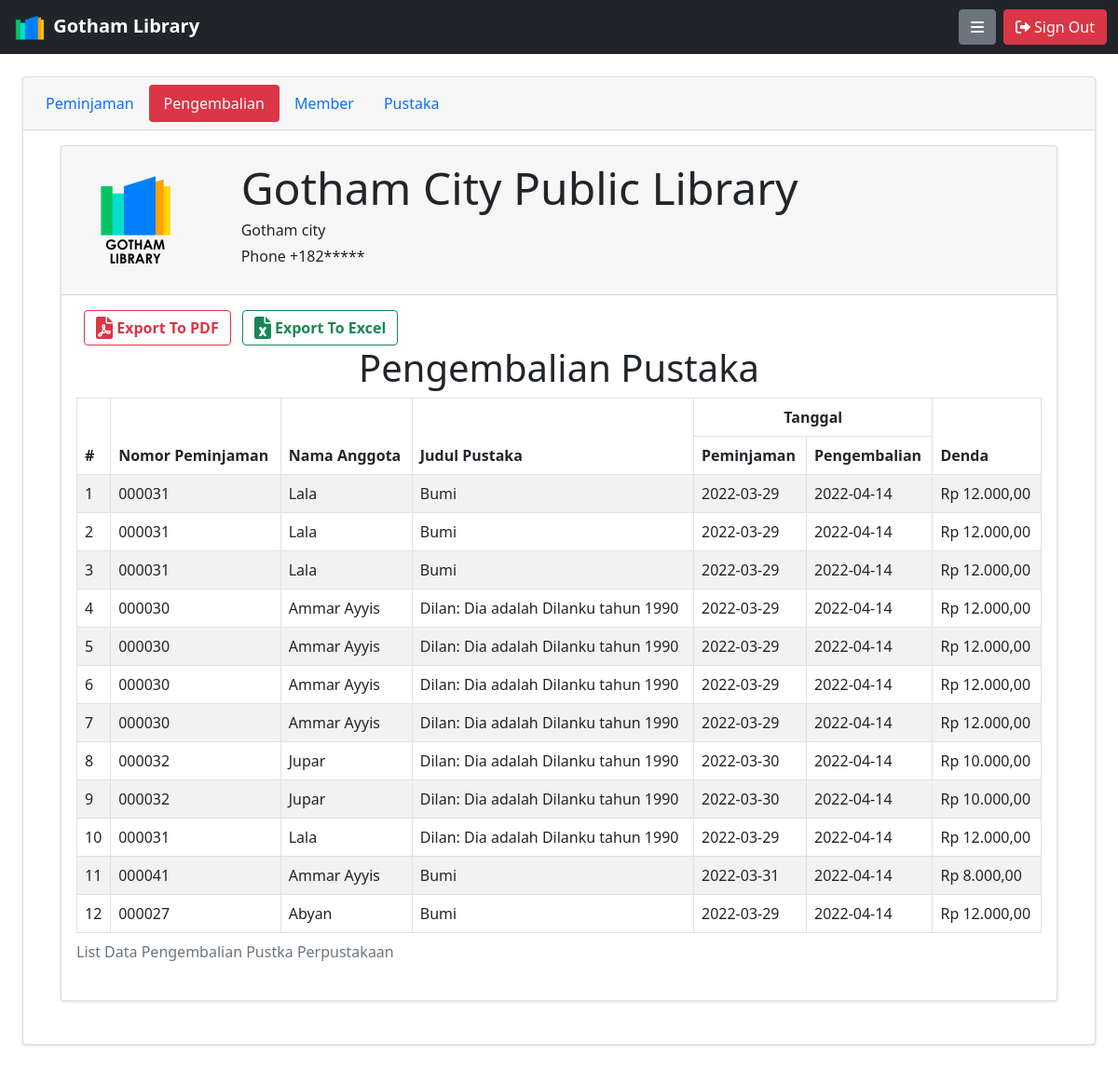
The page /index.php?p=report&ac=kembali (signed in) on the database its author committed.
### tables this page shows
CREATE TABLE `pengembalian` (
  `id` int(11) NOT NULL,
  `no_pinjam` varchar(6) NOT NULL,
  `nama_anggota` varchar(100) NOT NULL,
  `pustaka` varchar(100) NOT NULL,
  `tanggal_pinjam` date NOT NULL,
  `tanggal_kembali` date NOT NULL,
  `denda` varchar(100) NOT NULL
);

### template.php (called while the page is built, shortened)
<?php
   function css(){ include 'config/css.php'; }
   function head(){ include 'config/header.php'; }
 ?>

### report/report-kembali.php (the view)
<div class="card text-center">
  <div class="card-header">
    <ul class="nav nav-pills card-header-pills">
      <li class="nav-item">
        <a class="nav-link" href="?p=report">Peminjaman</a>
      </li>
      <li class="nav-item">
        <a class="nav-link bg-danger active" href="?p=report&ac=kembali">Pengembalian</a>
      </li>
      <li class="nav-item">
        <a class="nav-link" href="?p=report&ac=member">Member</a>
      </li>
      <li class="nav-item">
        <a class="nav-link" href="?p=report&ac=pustaka">Pustaka</a>
      </li>
    </ul>
  </div>
  <div class="card-body text-start" id="report">
    <div class="container-fluid">
     <div class="card">
       <div class="card-header py-3">
         <div class="row">
           <div class="col-sm-2 float-left">
             <img src="assets/img/gl.png" alt="Perpus aing" width="120">
           </div>
           <div class="col-sm-10 float-left">
             <h2 class="display-5">Gotham City Public Library</h2>
             <h6>Gotham city </h6>
             <h6>Phone +182*****</h6>
           </div>
         </div>
       </div>
       <div class="card-body">
         <a onclick="GeneratePdf();" class="btn btn-outline-danger fw-bold mx-2">
          <i class="fa-solid fa-file-pdf fa-xl"></i>
           Export To PDF
          </a>
         <a href="excel/xls-kembali.php" target="_blank" class="btn btn-outline-success fw-bold">
          <i class="fa-solid fa-file-excel fa-xl"></i>
           Export To Excel
         </a>
         <div class="row">
            <div class="col-12">
              <h4 class="display-6 text-center">Pengembalian Pustaka</h4>
            </div>
             <div class="col-12 table-responsive">
               <table class="table table-hover table-striped table-bordered">
                 <caption>List Data Pengembalian Pustka Perpustakaan</caption>
                    <thead>
                      <tr>
                        <th rowspan="2" >#</th>
                        <th rowspan="2" >Nomor Peminjaman</th>
                        <th rowspan="2" >Nama Anggota</th>
                        <th rowspan="2" >Judul Pustaka</th>
                        <th colspan="2" class="text-center ">Tanggal</th>
                        <th rowspan="2" >Denda</th>
                      </tr>
                      <tr>
                        <th>Peminjaman</th>
                        <th>Pengembalian</th>
                      </tr>
                    </thead>
                    <tbody>
                      <?php
                         include "config/koneksi.php";
                         $urut = 1;
                         $sql = "SELECT * FROM pengembalian";
                         $hasil = $conn->query($sql);
                         if ($hasil === false){
                              trigger_error("Cek Perintah SQL Anda : ".$sql." [Log] Error : ".$conn->error, E_USER_ERROR);
                            } else {
                              while ($data = $hasil -> fetch_array()){
                               $no_pinjam = $data['no_pinjam'];
                               $anggota = $data['nama_anggota'];
                               $pustaka = $data['pustaka'];
                               $pinjam = $data['tanggal_pinjam'];
                               $kembali = $data['tanggal_kembali'];
                               $denda = $data['denda'];
                               $number = number_format($denda,2,',','.');
                               $format = sprintf("Rp %s",$number);
                       ?>
                       <tr>
                          <td> <?php echo $urut++ ?> </td>
                          <td> <?php echo $no_pinjam ?> </td>
                          <td> <?php echo $anggota ?> </td>
                          <td> <?php echo $pustaka ?> </td>
                          <td> <?php echo $pinjam ?> </td>
                          <td> <?php echo $kembali ?> </td>
                          <td> <?php echo $format ?></td>
                       </tr>
                       <?php } } ?>
                    </tbody>
               </table>
             </div>
         </div>
       </div>
     </div>
    </div>
  </div>
</div>

### index.php (shortened to what this page needs)
<?php
   include 'template.php';
   $page = @$_GET['p'];
   $aksi = @$_GET['ac'];
 ?>
<!DOCTYPE html>
<html lang="en">
<head>
   <?php css() ?>
</head>
<body>
   <?php
      head();
    ?>
   <div class="container-fluid">
      <div class="row">
         <div class="col min-vh-75 p-4">
            <?php include 'route.php' ?>
            </div>
         </div>
      </div>

### config/css.php (shortened to what this page needs)
<link rel="stylesheet" href="assets/css/style.css">
<link rel="stylesheet" href="assets/css/bootstrap.css">
<link rel="stylesheet" href="https://cdnjs.cloudflare.com/ajax/libs/font-awesome/6.0.0/css/all.css" />
<link rel="stylesheet" type="text/css" href="https://cdn.datatables.net/v/bs5/jszip-2.5.0/dt-1.11.5/b-2.2.2/b-colvis-2.2.2/b-html5-2.2.2/b-print-2.2.2/r-2.2.9/sl-1.3.4/datatables.min.css"/>
<link rel="stylesheet" href="https://cdnjs.cloudflare.com/ajax/libs/limonte-sweetalert2/11.4.4/sweetalert2.css" />
<link rel="stylesheet" href="assets/preview/css/preview.min.css">

### config/header.php
<nav class="navbar navbar-dark bg-dark sticky-top">
   <div class="container-fluid">
    <a class="navbar-brand" href="?p=">
      <img src="assets/img/gl_icon.png" alt="" width="40" class="d-inline-block align-text-top">
      <strong>Gotham Library</strong>
    </a>
    <div class="d-flex">
               <button class="btn float-end btn-secondary mx-2"  data-bs-toggle="offcanvas" data-bs-target="#offcanvas" role="button">
                     <i class="fa-solid fa-bars" data-bs-toggle="offcanvas" data-bs-target="#offcanvas"></i>
               </button>
          <a id="out" class="btn btn-danger">
             <i class="fa-solid fa-right-from-bracket"></i> Sign Out
          </a>
       </div>
   </div>
</nav>

### route.php (shortened to what this page needs)
<?php
if($page == 'member'){
   require_once 'member/member.php';
} else if($page == 'buku'){
      require_once 'buku/buku.php';
} else if($page == 'kembali') {
   if($aksi == ''){
      require_once 'kembali/kembali.php';
   } else if ($aksi == 'add') {
      require_once 'kembali/tambah.php';
   }
} else if ($page == 'report') {
   if($aksi == ''){
      require_once 'report/report-peminjaman.php';
   }else if ($aksi == 'kembali'){
      require_once 'report/report-kembali.php';
   } else if ($aksi == 'member'){
      require_once 'report/report-member.php';
   } else if ($aksi == 'pustaka'){
      require_once 'report/report-buku.php';
   }
}else {
   require_once 'homepage.php';
}
 ?>

### assets/css/style.css (style rules this page uses)
body { margin-top:20px; background:#FAFAFA; }
.card { border-radius: 5px; -webkit-box-shadow: 0 1px 2.94px 0.06px rgba(4,26,55,0.16); box-shadow: 0 1px 2.94px 0.06px rgba(4,26,55,0.16); border: none; margin-bottom: 30px; -webkit-transition: all 0.3s ease-in-out; transition: all 0.3s ease-in-out; }

### rows shown on the page
pengembalian: no_pinjam "000031", nama_anggota "Lala", pustaka "Bumi", tanggal_pinjam "2022-03-29", tanggal_kembali "2022-04-14", denda "Rp 12.000,00"
pengembalian: no_pinjam "000031", nama_anggota "Lala", pustaka "Bumi", tanggal_pinjam "2022-03-29", tanggal_kembali "2022-04-14", denda "Rp 12.000,00"
pengembalian: no_pinjam "000031", nama_anggota "Lala", pustaka "Bumi", tanggal_pinjam "2022-03-29", tanggal_kembali "2022-04-14", denda "Rp 12.000,00"
pengembalian: no_pinjam "000030", nama_anggota "Ammar Ayyis", pustaka "Dilan: Dia adalah Dilanku tahun 1990", tanggal_pinjam "2022-03-29", tanggal_kembali "2022-04-14", denda "Rp 12.000,00"
pengembalian: no_pinjam "000030", nama_anggota "Ammar Ayyis", pustaka "Dilan: Dia adalah Dilanku tahun 1990", tanggal_pinjam "2022-03-29", tanggal_kembali "2022-04-14", denda "Rp 12.000,00"
pengembalian: no_pinjam "000030", nama_anggota "Ammar Ayyis", pustaka "Dilan: Dia adalah Dilanku tahun 1990", tanggal_pinjam "2022-03-29", tanggal_kembali "2022-04-14", denda "Rp 12.000,00"
pengembalian: no_pinjam "000030", nama_anggota "Ammar Ayyis", pustaka "Dilan: Dia adalah Dilanku tahun 1990", tanggal_pinjam "2022-03-29", tanggal_kembali "2022-04-14", denda "Rp 12.000,00"
pengembalian: no_pinjam "000032", nama_anggota "Jupar", pustaka "Dilan: Dia adalah Dilanku tahun 1990", tanggal_pinjam "2022-03-30", tanggal_kembali "2022-04-14", denda "Rp 10.000,00"
pengembalian: no_pinjam "000032", nama_anggota "Jupar", pustaka "Dilan: Dia adalah Dilanku tahun 1990", tanggal_pinjam "2022-03-30", tanggal_kembali "2022-04-14", denda "Rp 10.000,00"
pengembalian: no_pinjam "000031", nama_anggota "Lala", pustaka "Dilan: Dia adalah Dilanku tahun 1990", tanggal_pinjam "2022-03-29", tanggal_kembali "2022-04-14", denda "Rp 12.000,00"
pengembalian: no_pinjam "000041", nama_anggota "Ammar Ayyis", pustaka "Bumi", tanggal_pinjam "2022-03-31", tanggal_kembali "2022-04-14", denda "Rp 8.000,00"
pengembalian: no_pinjam "000027", nama_anggota "Abyan", pustaka "Bumi", tanggal_pinjam "2022-03-29", tanggal_kembali "2022-04-14", denda "Rp 12.000,00"
